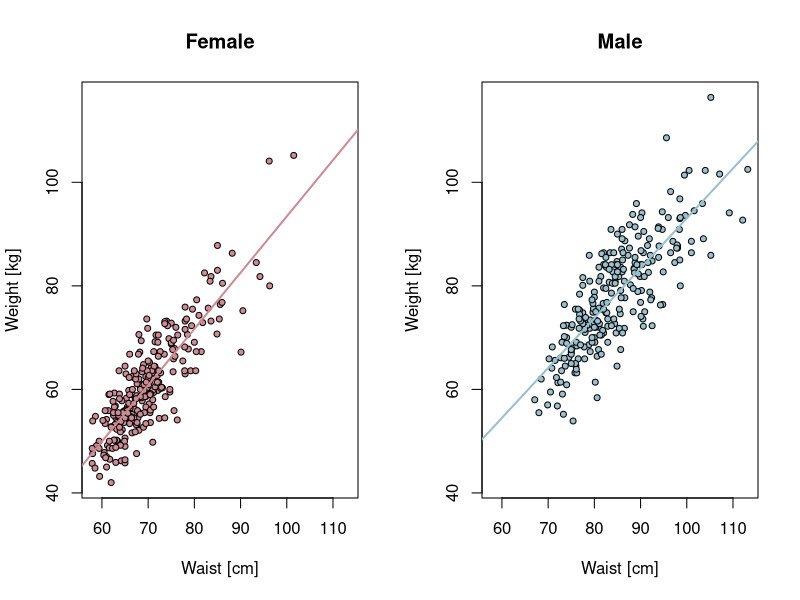
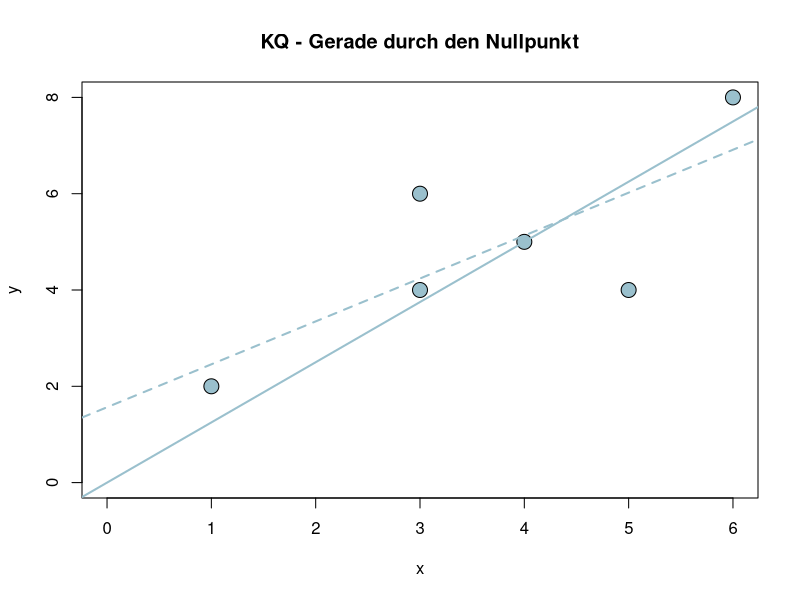
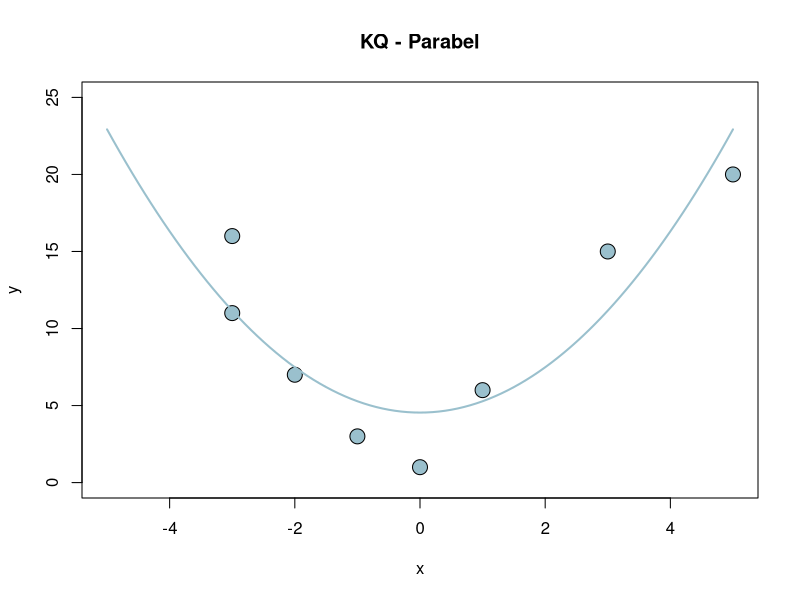
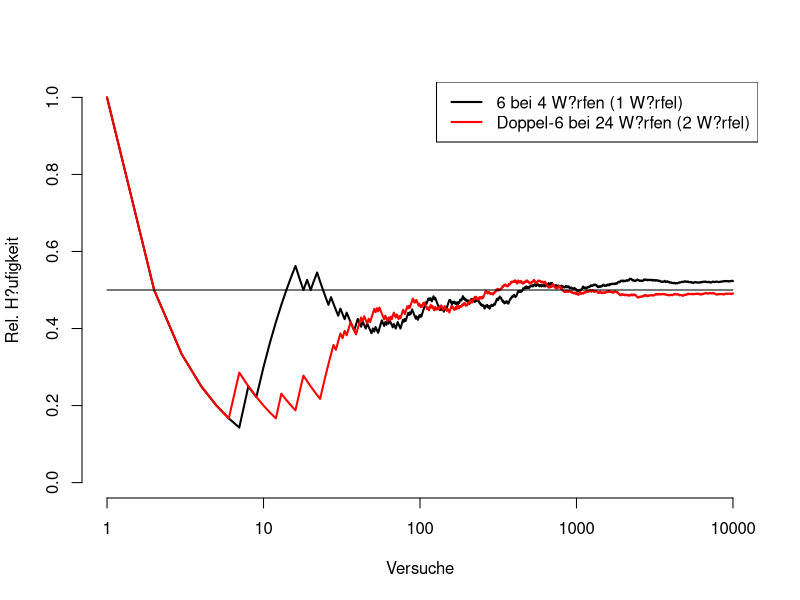

These charts were generated, in order, by the following R code:
dat <- read.table("body.txt", header=TRUE)[,c(1,12,22,23,24,25)]
#  V1 = Biacromial diameter (Schulter) (cm)
# V12 = Waist girth (Taille) (cm)
# V22 = Age (years)
# V23 = Weight (kg)
# V24 = Height (cm)
# V25 = Gender (1 - male, 0 - female)
names(dat) <- c("Biacromial","Waist","Age","Weight","Height","Gender")
datf <- subset(dat, Gender==0)
datm <- subset(dat, Gender==1)

# ue1.18
#========
# range returns minimum and maximum
xR <- range(dat$Waist)
yR <- range(dat$Weight)

par(mfrow=c(1,2))

plot(Weight ~ Waist, type="p", pch=21, data=datf,
     bg=ifelse(datf$Gender==0, "lightpink3", "lightblue3"),
     xlab="Waist [cm]", ylab="Weight [kg]",
     main="Female", cex=0.8, xlim=xR, ylim=yR)
modf <- lm(Weight ~ Waist, dat=datf)
abline(modf, lty=1, lwd=2, col="lightpink3")

plot(Weight ~ Waist, type="p", pch=21, data=datm,
     bg=ifelse(datm$Gender==0, "lightpink3", "lightblue3"),
     xlab="Waist [cm]", ylab="Weight [kg]",
     main="Male", cex=0.8, xlim=xR, ylim=yR)
modm <- lm(Weight ~ Waist, dat=datm)
abline(modm, lty=1, lwd=2, col="lightblue3")

par(mfrow=c(1,1))

coef(modf)
coef(modm)


# ue1.19
#========
x <- c(3,1,5,6,3,4)
y <- c(4,2,4,8,6,5)
plot(y ~ x, type="p", pch=21, bg="lightblue3",
     xlim=c(0,6), ylim=c(0,8), cex=2,
     main="KQ - Gerade durch den Nullpunkt")
mod1 <- lm(y ~ -1 + x)
coef(mod1)
abline(mod1, lwd=2, col="lightblue3")
mod2 <- lm(y ~ x)
coef(mod2)
abline(mod2, lty=2, lwd=2, col="lightblue3")


# ue1.20
#========
x <- c(-2,3,-1,0,-3,1,5,-3)
y <- c(7,15,3,1,11,6,20,16)
plot(y ~ x, type="p", pch=21, bg="lightblue3",
     xlim=c(-5,5), ylim=c(0,25), cex=2,
     main="KQ - Parabel")
mod <- lm(y ~ I(x^2))
coef(mod)
xnew <- data.frame(x=seq(-5, 5, by=0.1))
ypred <- predict(mod, newdata=xnew, interval="n")
lines(xnew$x, ypred, lwd=2, col="lightblue3")

# ue2.1
#=======
demere <- function(B, plotit=TRUE) {
  # anzahl der versuche
  versuche <- B
  # wuerfe insgesamt
  n <- versuche*4
  # matrix der zufalls wuerfe
  x <- matrix(sample(1:6, n, replace=TRUE), nrow=versuche, ncol=4)
  # wurde in den 4 wuerfen mindestens einmal eine 6 gewuerfelt?
  # zweiter param -> apply function ueber zeilen 
  sechs.in.4 <- apply(x==6, 1, any)
  # kumuliert die wahrscheinlichkeiten
  freq.6.in.4 <- cumsum(sechs.in.4)/(1:versuche)
  # je 24 wuerfe mit beiden wuerfeln
  n <- versuche*48
  x <- matrix(sample(1:6, n, TRUE), nrow=versuche, ncol=48)
  doppel.6.in.24 <- apply(x==6, 1, function(x) any(x[1:24] & x[25:48]))
  freq.doppel.6.in.24 <- cumsum(doppel.6.in.24)/(1:versuche)
  freq.6.in.4
  
  if (plotit) {
    plot(freq.6.in.4, ylim=0:1, log="x", type="l", bty="n", lwd=2,
         ylab="Rel. H?ufigkeit", xlab="Versuche", col="black")
    lines(1:versuche, freq.doppel.6.in.24, lty=1, lwd=2, col="red")
    lines(c(1,versuche), c(0.5,0.5), lty=1)
    legend("topright", legend=c("6 bei 4 W?rfen (1 W?rfel)", 
                                "Doppel-6 bei 24 W?rfen (2 W?rfel)"), lty=1, lwd=2, 
           col=c("black","red"))
  }
  invisible(list(freq.6.in.4=freq.6.in.4,
                 freq.doppel.6.in.24=freq.doppel.6.in.24))
}

demere(10000)
